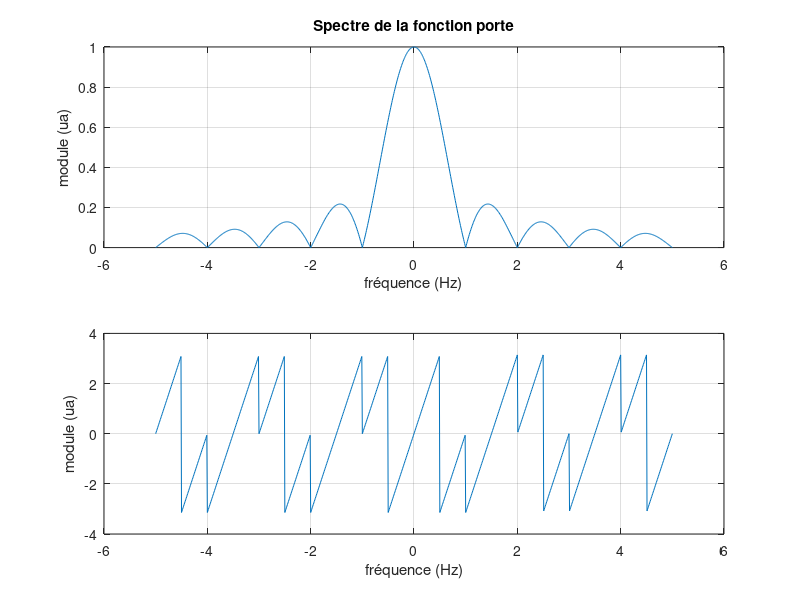

This figure's MATLAB source:
%% Exercice 3a
t=[0:1:100];
K=100;
T=10;
s=K.*(1-exp(-t/T));
plot(t,s)
xlabel('temps (s)')
ylabel('amplitude (ua)')
title('Réponse indicielle')
grid
%% Exercice 4a
% 1ère partie
f=[-5:0.01:5]+eps;  % pour éviter une division par zéro au niveau du calcul de S
a=0.5;
A=1;
S=A*sin(2*pi*f*a)./(pi*f);
subplot(2,1,1)
plot(f,abs(S))
xlabel('fréquence (Hz)')
ylabel('module (ua)')
title('Spectre de la fonction porte')
grid
subplot(2,1,2)
plot(f,angle(S))
xlabel('fréquence (Hz)')
ylabel('module (ua)')
grid
% 2ème partie
tau=1;
retard=exp(j*2*pi*f*tau);
subplot(2,1,1)
plot(f,abs(retard.*S))
xlabel('fréquence (Hz)')
ylabel('module (ua)')
title('Spectre de la fonction porte')
grid
subplot(2,1,2)
plot(f,angle(retard.*S))
xlabel('fréquence (Hz)')
ylabel('module (ua)')
grid

